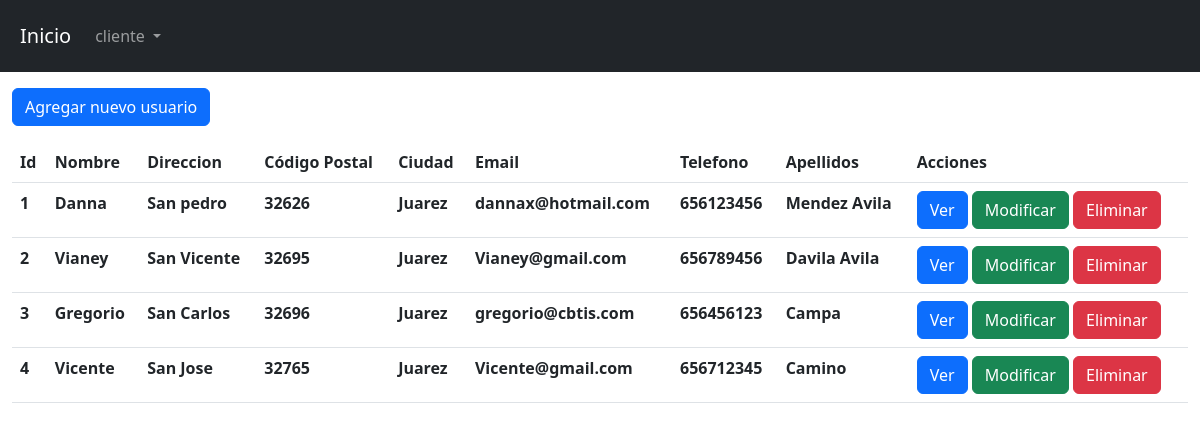
The page /view/cliente/index.php on the database its author committed.
### tables this page shows
CREATE TABLE `tbl_cliente` (
  `id` int(11) NOT NULL,
  `nombre` varchar(100) NOT NULL,
  `direccion` varchar(100) NOT NULL,
  `cp` int(11) NOT NULL,
  `ciudad` varchar(100) NOT NULL,
  `e-mail` varchar(100) NOT NULL,
  `telefono` int(11) NOT NULL,
  `apellidos` varchar(100) NOT NULL
);

### config/db.php (called while the page is built)
<?php
    class db{
        private $host= "localhost";
        private $dbname="bd_mercado";
        private $client="root";
        private $password="";
        public function conexion(){
            try{
                $PDO = new PDO("mysql:host=".$this->host.";dbname=".$this->dbname,$this->client,$this->password);
                return $PDO;
            }catch(PDOException $e){
                return $e->getMessage();
            }
        }
    }
?>

### controller/clienteController.php (called while the page is built, shortened)
<?php
    class clienteController{
        private $model;
        public function __construct()
        {
            require_once("c://xampp/htdocs/proyecto/model/clienteModel.php");
            $this->model = new clienteModel();
        }
        public function index(){
            return ($this->model->index()) ? $this->model->index() : false;
        }
    }
?>

### model/clienteModel.php (called while the page is built, shortened)
<?php
    class clienteModel{
        private $PDO;
        public function __construct()
        {
            require_once("c://xampp/htdocs/proyecto/config/db.php");
            $con = new db();
            $this->PDO = $con->conexion();
        }
        public function index(){
            $stament = $this->PDO->prepare("SELECT * FROM tbl_cliente");
            return ($stament->execute()) ? $stament->fetchAll() : false;
        }
    }
?>

### view/cliente/index.php (the view, shortened to what this page needs)
<?php
    require_once("c://xampp/htdocs/proyecto/view/head/head.php");
    require_once("c://xampp/htdocs/proyecto/controller/clienteController.php");
    $obj = new clienteController();
    $rows = $obj->index();
?>
<div class="mb-3">
    <a href="/proyecto/view/cliente/create.php" class="btn btn-primary">Agregar nuevo usuario</a>
</div>
<table class="table">
    <thead>
        <tr>
            <th scope="col">Id</th>
            <th scope="col">Nombre</th>
            <th scope="col">Direccion</th>
            <th scope="col">Código Postal</th>
            <th scope="col">Ciudad</th>
            <th scope="col">Email</th>
            <th scope="col">Telefono</th>
            <th scope="col">Apellidos</th>
            <th scope="col">Acciones</th>
        </tr>
    </thead>
    <tbody>
        <?php if($rows): ?>
            <?php foreach($rows as $row): ?>
                <tr>
                    <th><?= $row[0] ?></th>
                    <th><?= $row[1] ?></th>
                    <th><?= $row[2] ?></th>
                    <th><?= $row[3] ?></th>
                    <th><?= $row[4] ?></th>
                    <th><?= $row[5] ?></th>
                    <th><?= $row[6] ?></th>
                    <th><?= $row[7] ?></th>
                    <th>
                        <a href="show.php?id=<?= $row[0]?>" class="btn btn-primary">Ver</a>
                        <a href="edit.php?id=<?= $row[0]?>" class="btn btn-success">Modificar</a>
                        <a class="btn btn-danger" data-bs-toggle="modal" data-bs-target="#id<?=$row[0]?>">Eliminar</a>
                    </th>
                </tr>
            <?php endforeach; ?>
        <?php else: ?>
            <tr>
                <td colspan="3" class="text-center">No hay registros actualmente</td>
            </tr>
        <?php endif; ?>
    </tbody>
</table>
<?php
    require_once("c://xampp/htdocs/proyecto/view/head/footer.php");
?>

### view/head/head.php (shortened to what this page needs)
<!doctype html>
<html lang="en">
  <head>
    <link href="https://cdn.jsdelivr.net/npm/bootstrap@5.2.1/dist/css/bootstrap.min.css" rel="stylesheet">
  </head>
  <body>
    <div class="container-fluid bg-dark p-2 mb-3">
    <nav class="navbar navbar-expand-lg navbar-dark bg-dark">
        <div class="container-fluid">
            <a class="navbar-brand" href="/proyecto/index.php">Inicio</a>
            <div class="collapse navbar-collapse" id="navbarNavDropdown">
            <ul class="navbar-nav">
                <li class="nav-item dropdown">
                <a class="nav-link dropdown-toggle" href="#" role="button" data-bs-toggle="dropdown" aria-expanded="false">
                    cliente
                </a>
                </li>
            </ul>
            </div>
        </div>
    </nav>
    </div>
<div class="container-fluid">

### view/head/footer.php (shortened to what this page needs)
</div>
  </body>
</html>

### rows shown on the page
tbl_cliente: id "1", nombre "Danna", direccion "San pedro", cp "32626", ciudad "Juarez", value "dannax@hotmail.com", telefono "656123456", apellidos "Mendez Avila"
tbl_cliente: id "2", nombre "Vianey", direccion "San Vicente", cp "32695", ciudad "Juarez", value "Vianey@gmail.com", telefono "656789456", apellidos "Davila Avila"
tbl_cliente: id "3", nombre "Gregorio", direccion "San Carlos", cp "32696", ciudad "Juarez", value "gregorio@cbtis.com", telefono "656456123", apellidos "Campa"
tbl_cliente: id "4", nombre "Vicente", direccion "San Jose", cp "32765", ciudad "Juarez", value "Vicente@gmail.com", telefono "656712345", apellidos "Camino"
